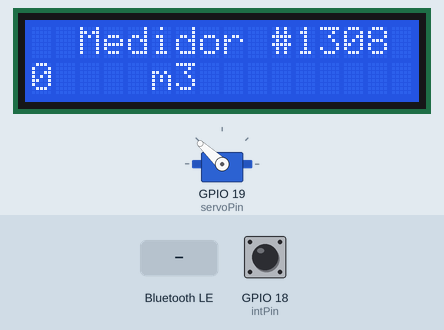
This sketch was run on a simulated ESP32. Shown: 16×2 character LCD, servo. The inputs (shaded band) are chosen by the test bench; at power-on: GPIO 18 (intPin) HIGH. Nothing arrives over Bluetooth unless stated; servo pulses on a pin are drawn as a servo (544–2400 µs = 0–180°); a phone connects over Bluetooth LE 3 s after start; what the sketch prints to the serial monitor is not drawn.

Above: at 1.2 s.
1.3 s: Bluetooth LE write "25" received
At 3.2 s:
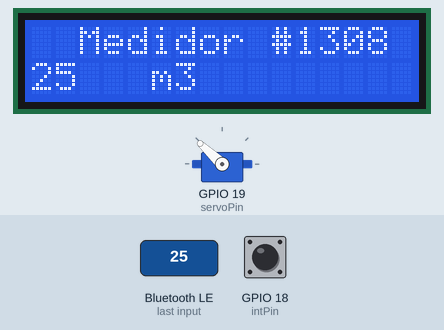
3.5 s: GPIO 18 (intPin) pulled LOW for 0.15 s
At 4.8 s:
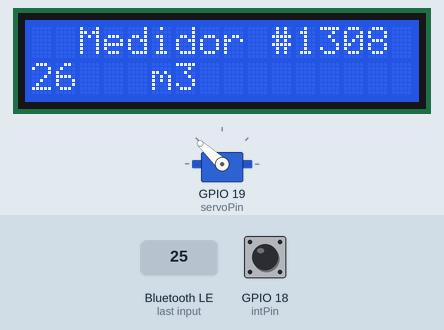
5.5 s: GPIO 18 (intPin) pulled LOW for 1 s
At 6.4 s:
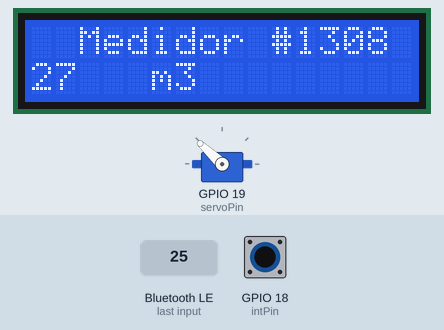
8.0 s: Bluetooth LE write "13" received
At 9.2 s:
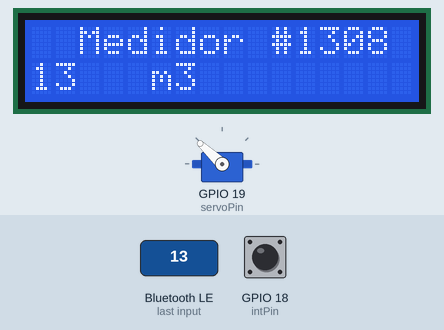
Timing chart, 0 to 11.0 s (numbered marks = the images above; inputs shaded):
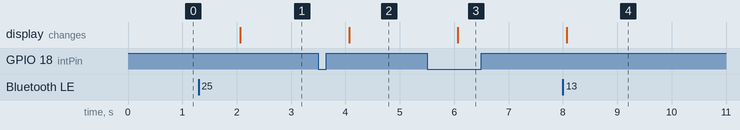

The sketch:

main.ino
```cpp
#include <Arduino.h>
#include <LiquidCrystal.h>
#include <BLEDevice.h>
#include <BLEUtils.h>
#include <BLEServer.h>
#include <BLE2902.h>

#define SERVICE_UUID                  "32c64438-23c1-40e3-8a85-2dddc120e432" // FlowMeter service UUID
#define CHARACTERISTIC_UUID_COUNTER   "3edde8fa-1ab3-4162-b53f-42884f1f6714" // Pulse Counter characteristic
#define CHARACTERISTIC_UUID_BATTERY   "ae994543-4583-4cd4-aa97-692ca9bfa711" // Battery level characteristic
#define CHARACTERISTIC_UUID_VALVE     "d752ffc7-0123-4932-92a6-920bc7852bcd" // Valve status characteristic
#define CHARACTERISTIC_UUID_DEVICENUMBER  "e0583abd-28a7-4c2a-8b7b-f156e2394ec4" //Device number characteristic
#define CHARACTERISTIC_UUID_BRAND  "af815952-d651-496a-9942-7e40684ff2ed"     //Brand characteristic

const char *OPEN_COM = "Abierto";
const char *CLOSE_COM = "Cerrado";

void IRAM_ATTR isr();
const byte intPin = 18;
volatile int pulseCounter = 0;

const byte rs = 5, en = 17, d4 = 16, d5 = 4, d6 = 2, d7 = 15;
LiquidCrystal lcd(rs, en, d4, d5, d6, d7);

const byte voltagePin = 36;

const byte servoPin = 19;
const byte servoChannel = 1;
int dutyCycle = 25;

BLEServer* pServer = NULL;
BLEService *pService = NULL;
BLECharacteristic *pCounter = NULL;
BLECharacteristic *pBattery = NULL;
BLECharacteristic *pValve = NULL;
BLECharacteristic *pDeviceNumber = NULL;
BLECharacteristic *pBrand = NULL;
bool deviceConnected = false;

class MyServerCallbacks: public BLEServerCallbacks
{
  void onConnect(BLEServer* pServer)
  {
      deviceConnected = true;
  };

  void onDisconnect(BLEServer* pServer)
  {
      deviceConnected = false;
  }
};

class MyCounterCallbacks: public BLECharacteristicCallbacks
{
  void onRead(BLECharacteristic *pCharacteristic)
  {
    char count[16] = "";
    itoa(pulseCounter, count, 10);
    Serial.print("Pulsos enviados = ");
    Serial.println(count);
    pCharacteristic -> setValue(count);
  }

  void onWrite(BLECharacteristic *pCharacteristic)
  {
    String newCounter = pCharacteristic -> getValue().c_str();
    int count = newCounter.toInt();
    if(!isnan(count))
    {
      pulseCounter = count;
      Serial.println("Conteo actualizado");
    }
    else
    {
      Serial.println("Dato no válido");
    }
  }
};

class MyBatteryCallbacks: public BLECharacteristicCallbacks
{
  void onRead(BLECharacteristic *pCharacteristic)
  {
      int currentVoltage = analogRead(voltagePin);
      char voltage[16] = "";
      itoa(currentVoltage, voltage, 10);
      pCharacteristic -> setValue(voltage);
  }
};

class MyValveCallbacks: public BLECharacteristicCallbacks
{
  void onRead(BLECharacteristic *pCharacteristic)
  {
    //Leer estado actual
    if(dutyCycle == 25)
    {
      pCharacteristic -> setValue("Abierta");
    }else if(dutyCycle == 13)
    {
      pCharacteristic -> setValue("Cerrada");
    }

  }

  void onWrite(BLECharacteristic *pCharacteristic)
  {
    String newState = pCharacteristic -> getValue().c_str();
    //Actualizar estado actual
    if(newState.equals(OPEN_COM))
    {
      dutyCycle = 25;
      ledcWrite(servoChannel,dutyCycle);
    }else if(newState.equals(CLOSE_COM))
    {
      dutyCycle = 13;
      ledcWrite(servoChannel,dutyCycle);
    }else
    {
      Serial.println("Comando de válvula inválido");
    }
  }
};

void setup() {
  Serial.begin(115200);
  Serial.println("Init peripherals...");

  //Activar interrupciones para contar los pulsos
  pinMode(intPin, INPUT_PULLUP);
  attachInterrupt(digitalPinToInterrupt(intPin), isr, FALLING);

  //Inicializar LCD
  lcd.begin(16, 2);
  lcd.setCursor(2,0);
  lcd.print("Medidor #1308");
  lcd.setCursor(5,1);
  lcd.print("m3");

  //Inicializar PWM
  ledcSetup(1,50,8); //(channel, freq, resolution)
  ledcAttachPin(servoPin, 1);
  ledcWrite(servoChannel,dutyCycle);

  //Inicializar el BLE
  BLEDevice::init("ESP32");

  //Crear el servidor
  pServer = BLEDevice::createServer();
  pServer->setCallbacks(new MyServerCallbacks());

  //Crear un servicio
  pService = pServer -> createService(SERVICE_UUID);

  //Crear las caracteristicas del servicio
  pCounter = pService -> createCharacteristic(
                                              CHARACTERISTIC_UUID_COUNTER,
                                              BLECharacteristic::PROPERTY_READ |
                                              BLECharacteristic::PROPERTY_WRITE |
                                              BLECharacteristic::PROPERTY_NOTIFY
                                              );
  pCounter -> setCallbacks(new MyCounterCallbacks());
  pCounter -> addDescriptor(new BLE2902());

  pBattery = pService -> createCharacteristic(
                                              CHARACTERISTIC_UUID_BATTERY,
                                              BLECharacteristic::PROPERTY_READ
                                              );
  pBattery -> setCallbacks(new MyBatteryCallbacks());

  pValve = pService -> createCharacteristic(
                                            CHARACTERISTIC_UUID_VALVE,
                                            BLECharacteristic::PROPERTY_READ |
                                            BLECharacteristic::PROPERTY_WRITE
                                            );
  pValve -> setCallbacks(new MyValveCallbacks());
  pValve -> setValue("Abierta");
  pDeviceNumber = pService -> createCharacteristic(
                                                CHARACTERISTIC_UUID_DEVICENUMBER,
                                                BLECharacteristic::PROPERTY_READ
                                                );
  pDeviceNumber -> setValue("130894");

  pBrand = pService -> createCharacteristic(
                                                CHARACTERISTIC_UUID_BRAND,
                                                BLECharacteristic::PROPERTY_READ |
                                                BLECharacteristic::PROPERTY_WRITE
                                                );
  pBrand -> setValue("BLU TOWER");

  //Empezar el servicio
  pService -> start();

  //Hacerse visible a los clientes
  //Opcional, si ya se conoce la direccion no hace falta.
  pServer -> getAdvertising() -> start();

  Serial.println("Waiting a client connection to notify...");
}

void loop() {
  // mostrar el numero de pulsos
  lcd.setCursor(0, 1);
  lcd.print(pulseCounter);
  delay(1000);
  if(deviceConnected)
  {
    char count[16] = "";
    itoa(pulseCounter, count, 10);
    pCounter -> setValue(count);
    pCounter -> notify();
    Serial.println("Dispositivo conectado");
  }else
  {
    Serial.println("Dispositivo desconectado");
  }
}

void IRAM_ATTR isr(){
    pulseCounter++;
  }

/*
 The circuit:
 * LCD RS pin to digital pin 12
 * LCD Enable pin to digital pin 11
 * LCD D4 pin to digital pin 5
 * LCD D5 pin to digital pin 4
 * LCD D6 pin to digital pin 3
 * LCD D7 pin to digital pin 2
 * LCD R/W pin to ground
 * LCD VSS pin to ground
 * LCD VCC pin to 5V
 * 10K resistor:
 * ends to +5V and ground
 * wiper to LCD VO pin (pin 3)
*/
```

Measured:
- after the input at 1.3 s, the display: changes after 0.77 s (image 1)
- after the input at 3.5 s, the display: changes after 0.57 s (image 2)
- after the input at 5.5 s, the display: changes after 0.57 s (image 3)
- after the input at 8.0 s, the display: changes after 0.07 s (image 4)
